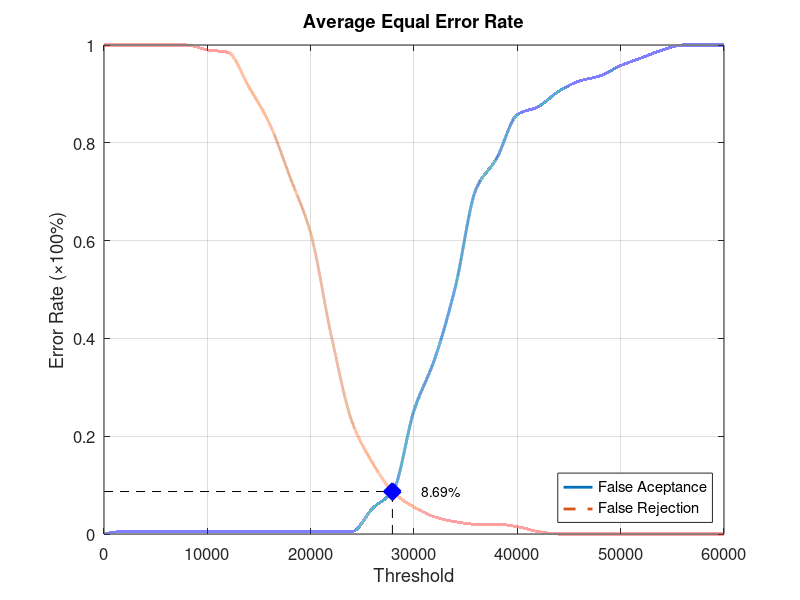
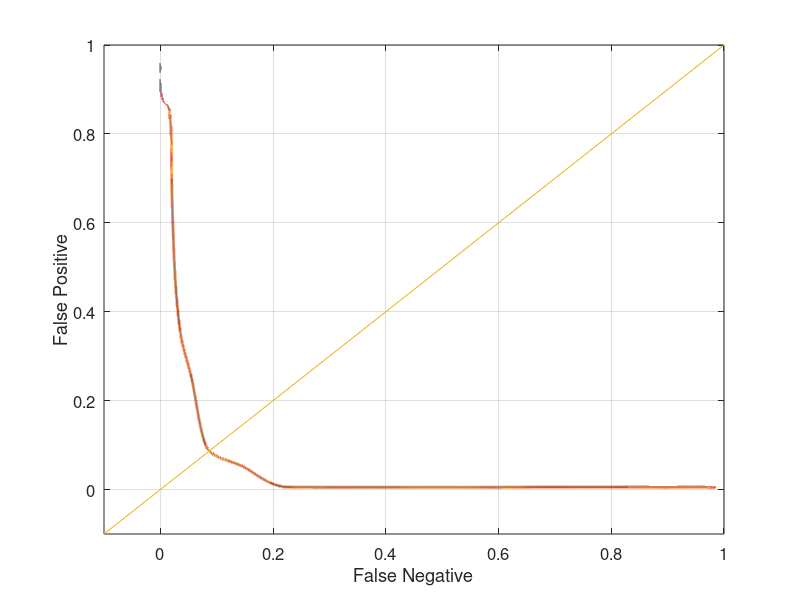

Source code (MATLAB) for these figures, in order:
function yEER = Database4_1
close all;
clear;
clc;
x = 0:2000:60000;
xq = 0:0.5:60000;

y0 = [0 0.00526316 0.00526316 0.00526316 0.00526316 0.00526316 0.00526316 0.00526316 0.00526316 0.00526316 0.00526316 0.00526316 0.00526316 0.0526316 0.0894737 0.252632 0.357895 0.505263 0.705263 0.768421 0.857895 0.873684 0.905263 0.926316 0.936842 0.957895 0.973684 0.989474 1 1 1];
yy0 = interp1(x, y0, xq, 'pchip');
y1 = [1 1 1 1 1 0.99 0.985 0.915 0.84 0.73 0.615 0.405 0.23 0.145 0.085 0.055 0.035 0.025 0.02 0.02 0.015 0.005 0 0 0 0 0 0 0 0 0];
yy1 = interp1(x, y1, xq, 'pchip');

% Calculating EER: 
y2 = abs(y0 - y1);
find(y2 == min(y2))
yy2 = abs(yy0 - yy1);
xEER = find(yy2 == min(yy2));
xEERIndex = xq(xEER) % X-axis EER
yEER = yy0(xEER) % Y-axis EER

main = figure
plot(xq, yy0,'-','LineWidth', 2);	hold on
plot(xq, yy1,'--','LineWidth', 2);	hold on
plot([xEERIndex xEERIndex], [0 yEER], 'k--');	hold on
plot([0 xEERIndex], [yEER yEER], 'k--');	hold on
plot(xEERIndex, yEER, 'bx', 'LineWidth', 10);	hold on
text(xEERIndex + 10 * xEERIndex / 100, yEER, [num2str(round((10000 * yEER)) / 100) '%'])
legend('False Aceptance', 'False Rejection', 'Location', 'SouthEast')
xlabel('Threshold')
ylabel('Error Rate (\times100%)')
title('Average Equal Error Rate')
set(gca, 'FontSize', 12)
axis([0 60000 0 1])
grid on

print(main, 'Database4_1Main', '-dpng');
FNRxFPR = figure('Color', [1 1 1]);
plot(yy1, yy0, '-', yy1, yy0, 'LineWidth', 2);
hold on
y = -0.1:0.1:1
plot(y, y); 
set(gca, 'FontSize', 12)
xlabel('False Negative')
ylabel('False Positive')
axis([-0.1 1 -0.1 1])
set(gca, 'FontSize', 12)
grid on

print(FNRxFPR, 'Database4_1FNRxFPR','-dpng');
end
